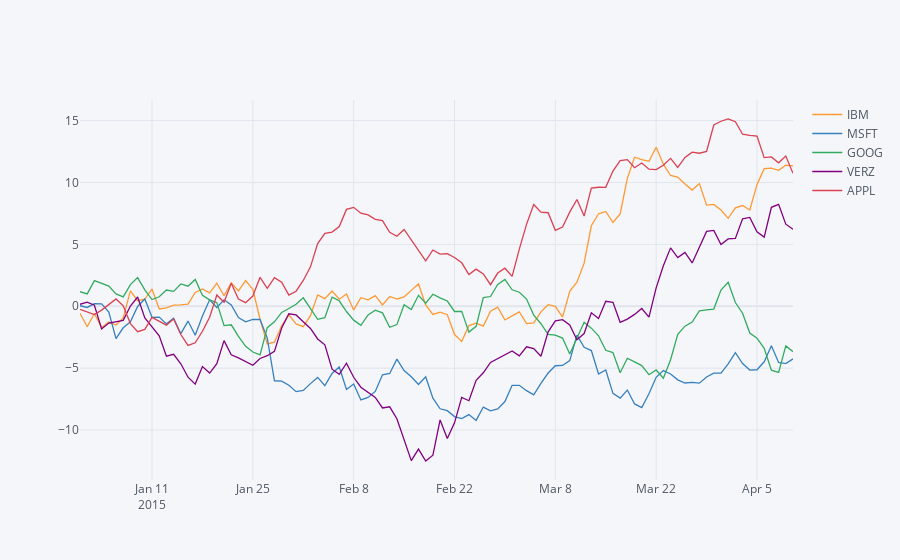

The notebook cell this image was saved under:
### Code cell
df.iplot(filename='ganesh_1', world_readable=True)
##open this in normal jupyter IDEL and you  will get below graph to ope with poltly this is simillar to stock market page.
